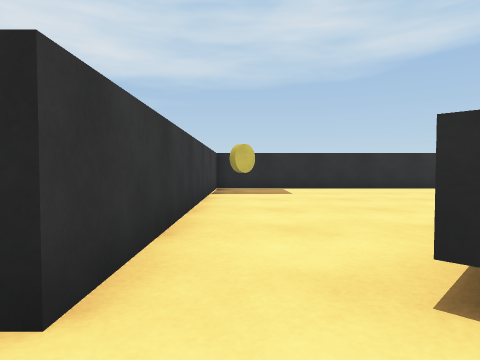
view 1 (above)

13 first-person views from a walk through a 3-D level made in the Unity game engine. The camera is 0.54 m above the floor, tilts 2° down and sees 75° across. The floor is counted in squares, 1 m on a side. Each view is taken from the middle of a square. On the plan, view 1 faces up. The plan holds only what a view shows up to about 9 squares ahead; the rest is blank. The place goes on beyond the plan. The player character is not drawn.

view 2
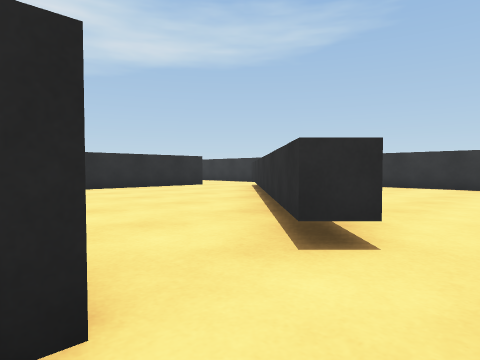

view 3
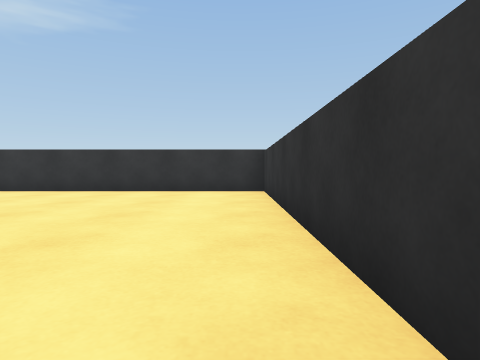

view 4
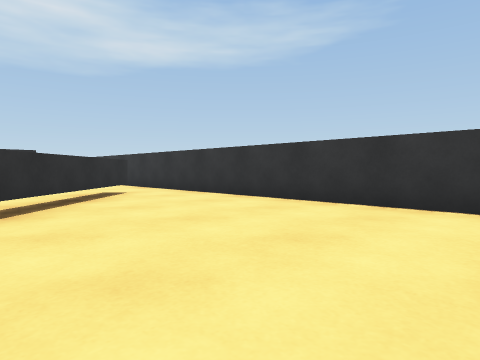

view 5
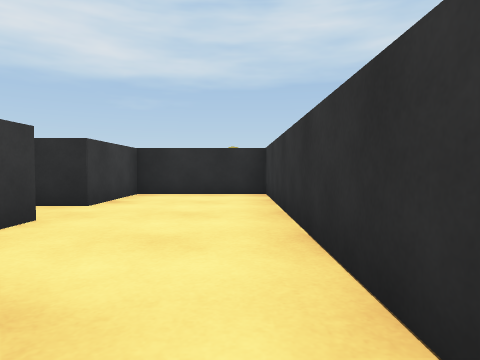

view 6
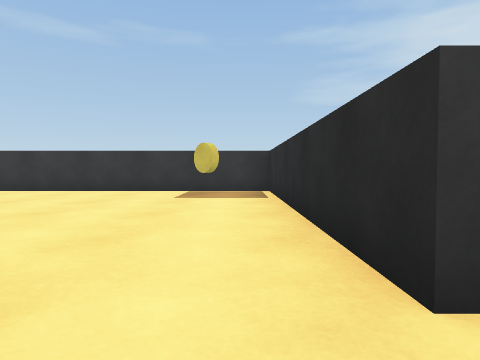

view 7
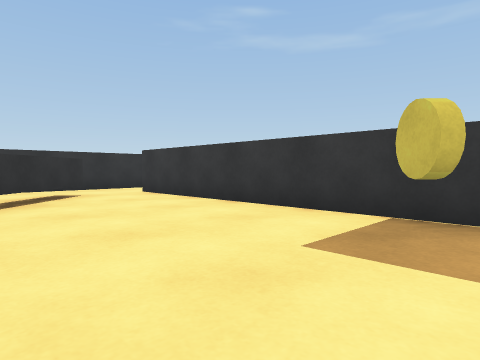

view 8
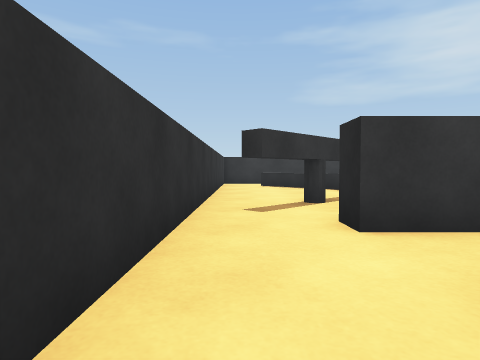

view 9
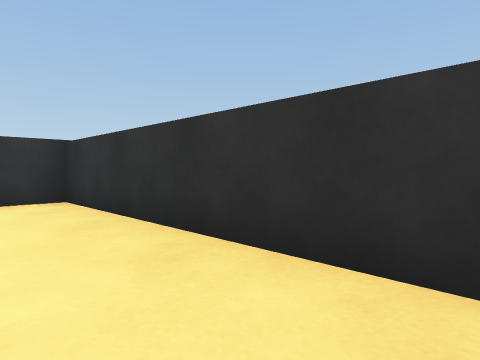

view 10
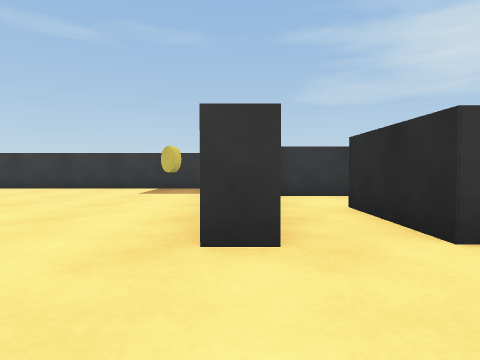

view 11
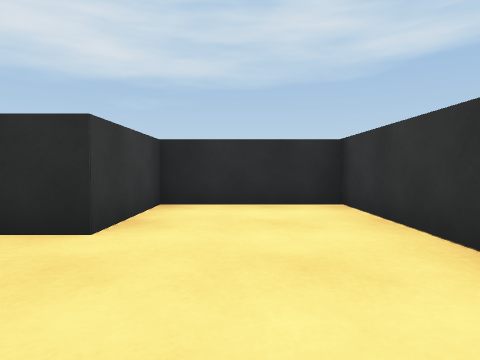

view 12
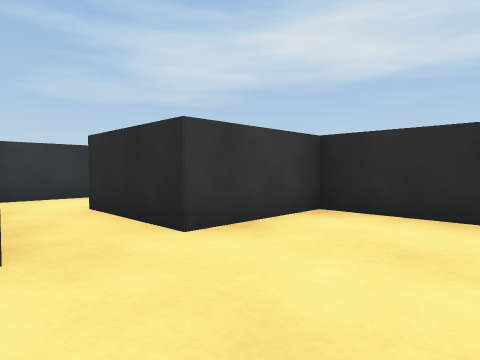

view 13
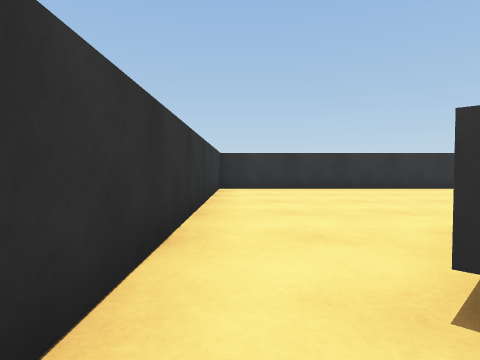

### Floor plan
Key: @ floor where view 1 was taken; # wall or solid block; . floor; ^ raised ledge; C yellow coin; O other object.
Columns run from 3 left of view 1 to 9 right of it. Each row starts with its distance up from view 1.
 13          ####
 12          #..#
 11      #.###..#
 10      #......#
  9   #######...#
  8   #.........#
  7   #C......^.#
  6   #......^..#
  5   #.....^...#
  4   #....^....#
  3   #...^.....#
  2   #.#^......#
  1 ###.^.......#
  0 #O.@........#
 -1 #############

Positions as (right, up) in squares from view 1, and headings:
1: (0, 0), facing up
2: (-1, 0), facing up-right
3: (1, 0), facing right
4: (4, 0), facing up-right
5: (8, 6), facing up
6: (7, 8), facing left
7: (3, 8), facing down-left
8: (2, 0), facing left
9: (3, 1), facing down-right
10: (8, 9), facing left
11: (7, 8), facing up
12: (8, 9), facing up-left
13: (8, 8), facing down
